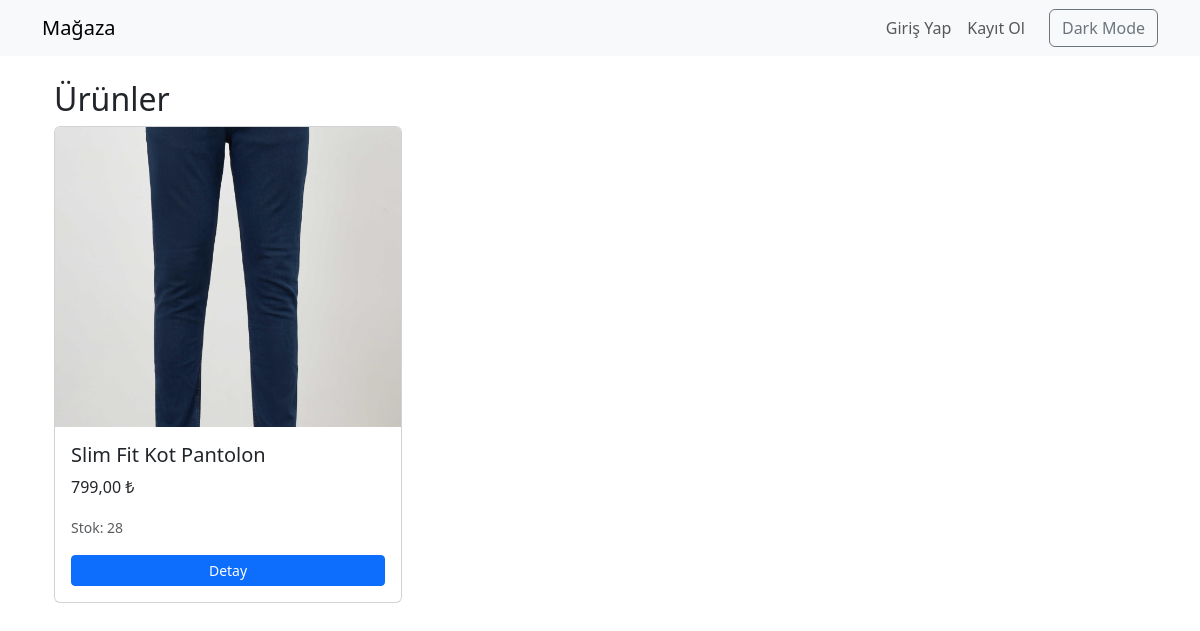
/category/pantolonlar/, run on the app's committed database.
### store/models.py (models this page shows, shortened)
class Product(models.Model):
    SIZE_CHOICES = [
        ('S', 'Small'),
        ('M', 'Medium'),
        ('L', 'Large'),
        ('XL', 'X-Large'),
    ]
    category = models.ForeignKey(Category, on_delete=models.CASCADE)
    name = models.CharField(max_length=200)
    slug = models.SlugField(unique=True)
    description = models.TextField(blank=True)
    price = models.DecimalField(max_digits=10, decimal_places=2)
    stock = models.PositiveIntegerField(default=0)
    size = models.CharField(max_length=2, choices=SIZE_CHOICES, default='M')
    available = models.BooleanField(default=True)
    image = models.ImageField(upload_to='products/', blank=True, null=True)
    created_at = models.DateTimeField(auto_now_add=True)
    updated_at = models.DateTimeField(auto_now=True)

### store/views.py (the view)
# urls.py: path('', views.product_list, name='product_list'),
def product_list(request, category_slug=None):
    category = None
    products = Product.objects.filter(available=True)
    if category_slug:
        category = get_object_or_404(Category, slug=category_slug)
        products = products.filter(category=category)
    context = {
        'category': category,
        'products': products,
    }
    return render(request, 'store/product_list.html', context)

### store/templates/store/product_list.html (shortened to what this page needs)
{% extends 'base.html' %}
{% block content %}
<div class="container mt-4">
  <h2>Ürünler</h2>
  <div class="row">
    {% for product in products %}
      <div class="col-md-4 mb-4 d-flex">
        <div class="card h-100 w-100">
          {% if product.image %}
          <img src="{{ product.image.url }}" class="card-img-top product-img" alt="{{ product.name }}">
          {% else %}
          <img src="https://via.placeholder.com/400x400" class="card-img-top product-img" alt="No Image">
          {% endif %}
          <div class="card-body d-flex flex-column">
            <h5 class="card-title">{{ product.name }}</h5>
            <p class="card-text">{{ product.price }} ₺</p>
            <p class="card-text"><small class="text-muted">Stok: {{ product.stock }}</small></p>
            <a href="{% url 'store:product_detail' product.id product.slug %}" class="btn btn-primary btn-sm mt-auto">Detay</a>
          </div>
        </div>
      </div>
    {% empty %}
      <p>Ürün bulunamadı.</p>
    {% endfor %}
  </div>
</div>
{% endblock %}

### store/templates/store/product_list.html (style rules this page uses)
.product-img { width: 100%; height: 300px; object-fit: cover; }
.card { height: 100%; }

### data on the page
Product: image (picture), name "Slim Fit Kot Pantolon", price "799,00", stock "28"
